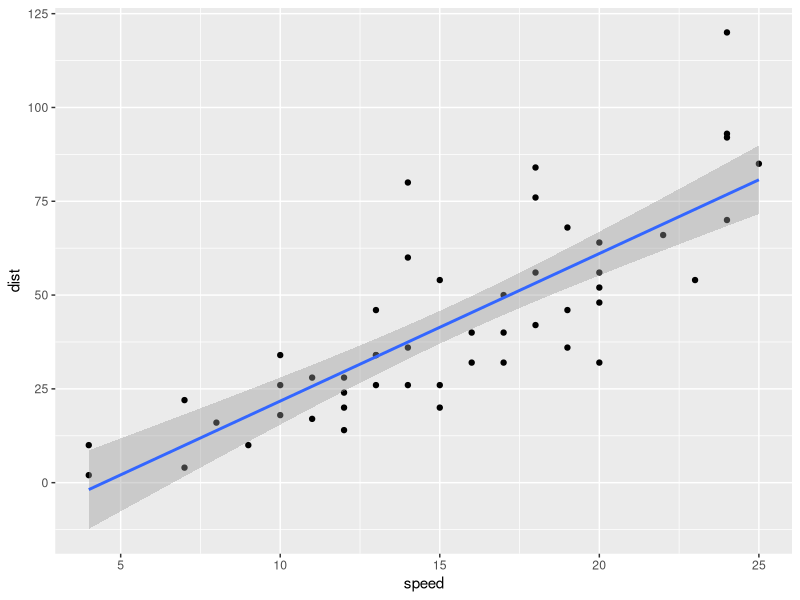
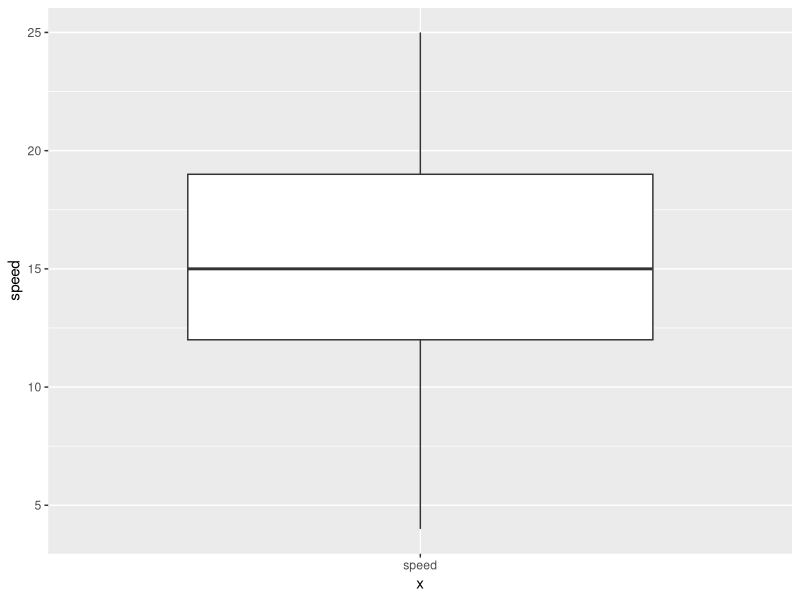
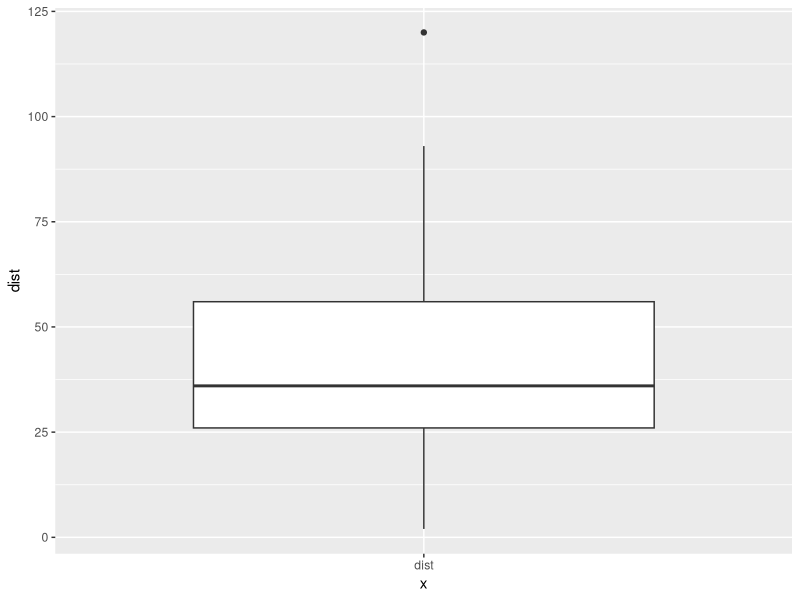
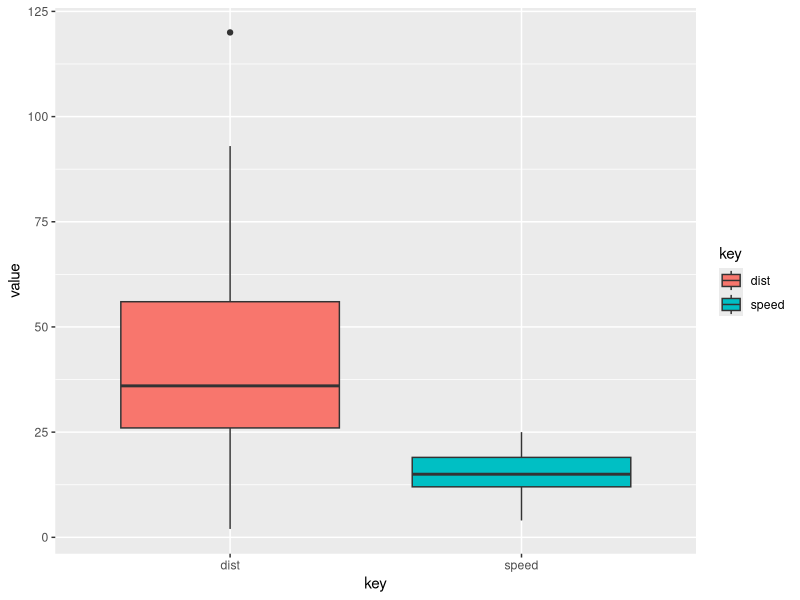

Write the R code that produced these figures, in order.
# linear regression example

library(tidyverse)
?cars
glimpse(cars)

# visually inspect the relationship

# scatterplot
ggplot(data= cars, mapping= aes(x = speed, y = dist))+
  geom_point()+
  geom_smooth(method=lm)

# boxplot per variable
ggplot(data= cars, mapping= aes(x = "speed", y = speed))+
  geom_boxplot()

ggplot(data= cars, mapping= aes(x = "dist", y = dist))+
  geom_boxplot()

# boxplot of the two variables
# first we gather the data
cars %>% 
  gather() %>% 
  ggplot(mapping = aes(x = key, y = value, fill= key))+
    geom_boxplot()

# Numerically
cor(cars$speed, cars$dist)

# fit regression line to predict cars's stopping distances from cars's speed
model <- lm(dist ~ speed, data = cars)
model
